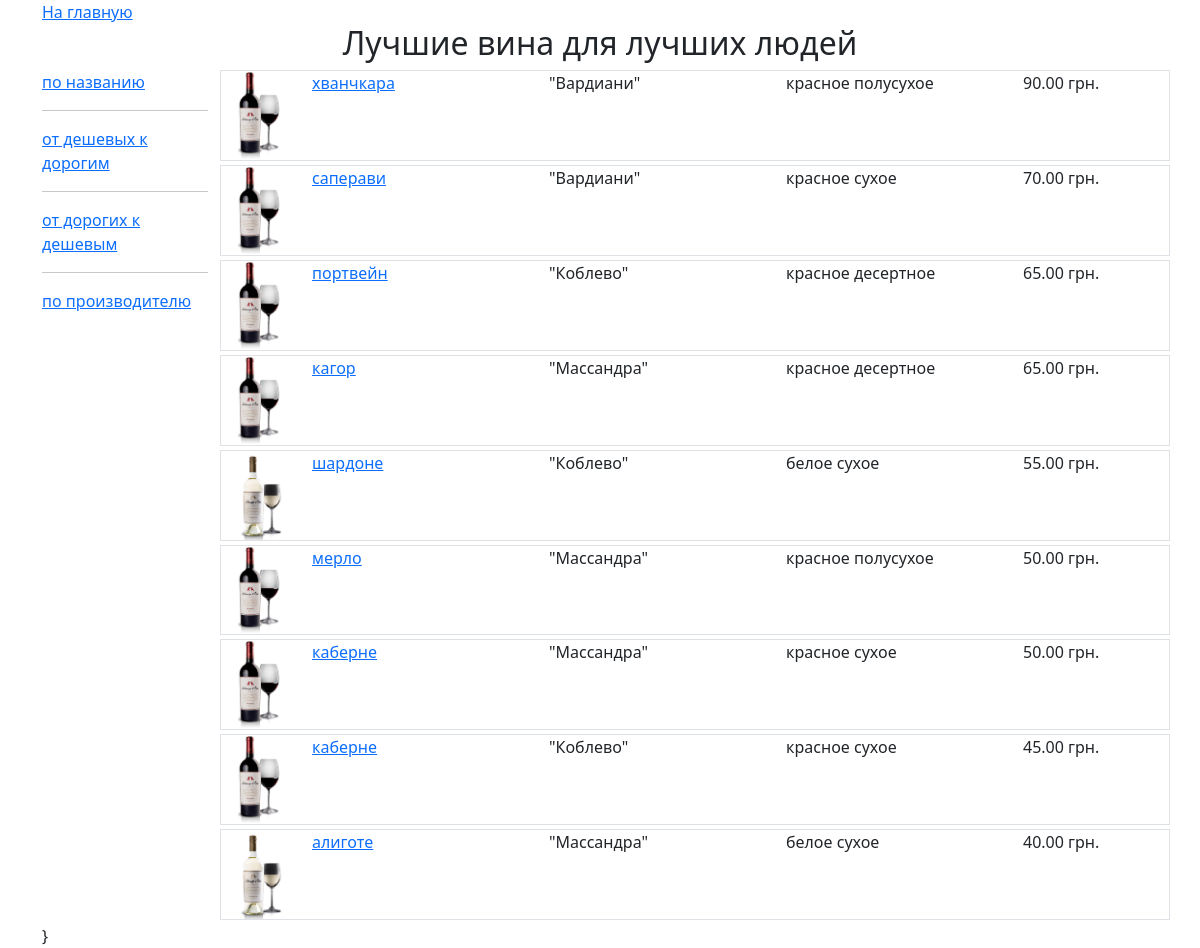
The page /index/bypricehigh on the database its author committed.
### flask_alchemy_vines/app.py (models this page shows)
class Vine(db.Model):
    __tablename__ = 'VINES'
    id = db.Column(db.Integer, primary_key=True)
    name = db.Column(db.String(80))
    price = db.Column(db.Float)
    sorted_id = db.Column(db.Integer, db.ForeignKey('SORTS.id'))
    sort = db.relationship('Sort', backref=db.backref('vines'))
    producer_id = db.Column(db.Integer, db.ForeignKey('PRODUCERS.id'))
    producer = db.relationship('Producer', backref=db.backref('vines'))
    def __str__(self):
        return self.name

class Producer(db.Model):
    __tablename__ = 'PRODUCERS'
    id = db.Column(db.Integer, primary_key=True)
    name = db.Column(db.String(80))
    def __str__(self):
        return f'\"{self.name}\"'

class Sort(db.Model):
    __tablename__ = 'SORTS'
    id = db.Column(db.Integer, primary_key=True)
    name = db.Column(db.String(80))
    def __str__(self):
        return self.name

### flask_alchemy_vines/app.py (the view)
@app.route('/index')
@app.route('/index/<string:sort_type>')
def index(sort_type=None):
    vines = Vine.query.all()
    if sort_type == 'byname':
        vines.sort(key=lambda x: x.name)
    if sort_type == 'bypricelow':
        vines.sort(key=lambda x: x.price)
    if sort_type == 'bypricehigh':
        vines.sort(key=lambda x: -x.price)
    if sort_type == 'byproducer':
        vines.sort(key=lambda x: (x.producer.name, x.name))
    return render_template('index.html', vines=vines)

### flask_alchemy_vines/templates/index.html (shortened to what this page needs)
{% extends 'base.html' %}
{% block header %}
Лучшие вина для лучших людей
{% endblock %}
{% block content %}
<div class="col-2">
	<a href="{{ url_for('index', sort_type='byname') }}">по названию</a><br><hr>
	<a href="{{ url_for('index', sort_type='bypricelow') }}">от дешевых к дорогим </a><br><hr>
	<a href="{{ url_for('index', sort_type='bypricehigh') }}">от дорогих к дешевым  </a><br><hr>
	<a href="{{ url_for('index', sort_type='byproducer') }}">по производителю  </a>
</div>
<div class="col-10">
{% for vine in vines %}
<div class="row border mb-1">
	{% set picture = 'red.png' if 'красное' in vine.sort.name else 'white.png' %}
	<div class="col-1">
		<img class="img-fluid"
			 src="{{ url_for('static', filename='img/' + picture) }}">
	</div>
	<div class="col-3">
		<p><a href="{{ url_for('vine', pk=vine.id) }}"> {{ vine }}</a></p>
	</div>
	<div class="col-3">
	<p>{{ vine.producer }}</p><br>
	</div>
	<div class="col-3">
	<p>{{ vine.sort }}</p><br>
	</div>
	<div class="col-2">
	<p>{{ '%.2f'|format(vine.price) }} грн.</p><br>
	</div>
</div>
{% endfor %}
</div>
{% endblock %}

### rows shown on the page
Vine: name "хванчкара", producer "\"Вардиани\"", sort "красное полусухое", price "90.00"
Vine: name "саперави", producer "\"Вардиани\"", sort "красное сухое", price "70.00"
Vine: name "портвейн", producer "\"Коблево\"", sort "красное десертное", price "65.00"
Vine: name "кагор", producer "\"Массандра\"", sort "красное десертное", price "65.00"
Vine: name "шардоне", producer "\"Коблево\"", sort "белое сухое", price "55.00"
Vine: name "мерло", producer "\"Массандра\"", sort "красное полусухое", price "50.00"
Vine: name "каберне", producer "\"Массандра\"", sort "красное сухое", price "50.00"
Vine: name "каберне", producer "\"Коблево\"", sort "красное сухое", price "45.00"
Vine: name "алиготе", producer "\"Массандра\"", sort "белое сухое", price "40.00"
